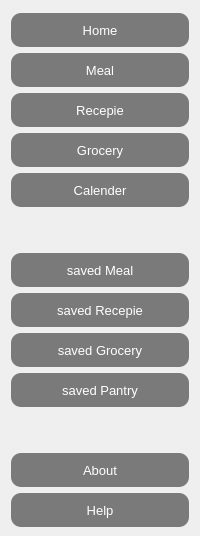
      <widget class="QWidget" name="widget_87" native="true">
       <layout class="QVBoxLayout" name="verticalLayout_18">
        <item>
         <widget class="QPushButton" name="pushButton_27">
          <property name="minimumSize">
           <size>
            <width>110</width>
            <height>34</height>
           </size>
          </property>
          <property name="maximumSize">
           <size>
            <width>16777215</width>
            <height>30</height>
           </size>
          </property>
          <property name="font">
           <font>
            <pointsize>10</pointsize>
           </font>
          </property>
          <property name="styleSheet">
           <string notr="true">background-color: rgb(122, 122, 122);
color: rgb(255, 255, 255);
border-radius: 10px;</string>
          </property>
          <property name="text">
           <string>Home</string>
          </property>
         </widget>
        </item>
        <item>
         <widget class="QPushButton" name="pushButton_36">
          <property name="minimumSize">
           <size>
            <width>110</width>
            <height>34</height>
           </size>
          </property>
          <property name="maximumSize">
           <size>
            <width>16777215</width>
            <height>30</height>
           </size>
          </property>
          <property name="font">
           <font>
            <pointsize>10</pointsize>
           </font>
          </property>
          <property name="styleSheet">
           <string notr="true">background-color: rgb(122, 122, 122);
color: rgb(255, 255, 255);
border-radius: 10px;</string>
          </property>
          <property name="text">
           <string>Meal</string>
          </property>
         </widget>
        </item>
        <item>
         <widget class="QPushButton" name="pushButton_35">
          <property name="minimumSize">
           <size>
            <width>110</width>
            <height>34</height>
           </size>
          </property>
          <property name="maximumSize">
           <size>
            <width>16777215</width>
            <height>30</height>
           </size>
          </property>
          <property name="font">
           <font>
            <pointsize>10</pointsize>
           </font>
          </property>
          <property name="styleSheet">
           <string notr="true">background-color: rgb(122, 122, 122);
color: rgb(255, 255, 255);
border-radius: 10px;</string>
          </property>
          <property name="text">
           <string>Recepie</string>
          </property>
         </widget>
        </item>
        <item>
         <widget class="QPushButton" name="pushButton_34">
          <property name="minimumSize">
           <size>
            <width>110</width>
            <height>34</height>
           </size>
          </property>
          <property name="maximumSize">
           <size>
            <width>16777215</width>
            <height>30</height>
           </size>
          </property>
          <property name="font">
           <font>
            <pointsize>10</pointsize>
           </font>
          </property>
          <property name="styleSheet">
           <string notr="true">background-color: rgb(122, 122, 122);
color: rgb(255, 255, 255);
border-radius: 10px;</string>
          </property>
          <property name="text">
           <string>Grocery</string>
          </property>
         </widget>
        </item>
        <item>
         <widget class="QPushButton" name="pushButton_33">
          <property name="minimumSize">
           <size>
            <width>110</width>
            <height>34</height>
           </size>
          </property>
          <property name="maximumSize">
           <size>
            <width>16777215</width>
            <height>30</height>
           </size>
          </property>
          <property name="font">
           <font>
            <pointsize>10</pointsize>
           </font>
          </property>
          <property name="styleSheet">
           <string notr="true">background-color: rgb(122, 122, 122);
color: rgb(255, 255, 255);
border-radius: 10px;</string>
          </property>
          <property name="text">
           <string>Calender</string>
          </property>
         </widget>
        </item>
        <item>
         <spacer name="verticalSpacer_7">
          <property name="orientation">
           <enum>Qt::Vertical</enum>
          </property>
          <property name="sizeHint" stdset="0">
           <size>
            <width>20</width>
            <height>40</height>
           </size>
          </property>
         </spacer>
        </item>
        <item>
         <widget class="QPushButton" name="pushButton_32">
          <property name="minimumSize">
           <size>
            <width>110</width>
            <height>34</height>
           </size>
          </property>
          <property name="maximumSize">
           <size>
            <width>16777215</width>
            <height>30</height>
           </size>
          </property>
          <property name="font">
           <font>
            <pointsize>10</pointsize>
           </font>
          </property>
          <property name="styleSheet">
           <string notr="true">background-color: rgb(122, 122, 122);
color: rgb(255, 255, 255);
border-radius: 10px;</string>
          </property>
          <property name="text">
           <string>saved Meal</string>
          </property>
         </widget>
        </item>
        <item>
         <widget class="QPushButton" name="pushButton_31">
          <property name="minimumSize">
           <size>
            <width>110</width>
            <height>34</height>
           </size>
          </property>
          <property name="maximumSize">
           <size>
            <width>16777215</width>
            <height>30</height>
           </size>
          </property>
          <property name="font">
           <font>
            <pointsize>10</pointsize>
           </font>
          </property>
          <property name="styleSheet">
           <string notr="true">background-color: rgb(122, 122, 122);
color: rgb(255, 255, 255);
border-radius: 10px;</string>
          </property>
          <property name="text">
           <string>saved Recepie</string>
          </property>
         </widget>
        </item>
        <item>
         <widget class="QPushButton" name="pushButton_30">
          <property name="minimumSize">
           <size>
            <width>110</width>
            <height>34</height>
           </size>
          </property>
          <property name="maximumSize">
           <size>
            <width>16777215</width>
            <height>30</height>
           </size>
          </property>
          <property name="font">
           <font>
            <pointsize>10</pointsize>
           </font>
          </property>
          <property name="styleSheet">
           <string notr="true">background-color: rgb(122, 122, 122);
color: rgb(255, 255, 255);
border-radius: 10px;</string>
          </property>
          <property name="text">
           <string>saved Grocery</string>
          </property>
         </widget>
        </item>
        <item>
         <widget class="QPushButton" name="pushButton_29">
          <property name="minimumSize">
           <size>
            <width>110</width>
            <height>34</height>
           </size>
          </property>
          <property name="maximumSize">
           <size>
            <width>16777215</width>
            <height>30</height>
           </size>
          </property>
          <property name="font">
           <font>
            <pointsize>10</pointsize>
           </font>
          </property>
          <property name="styleSheet">
           <string notr="true">background-color: rgb(122, 122, 122);
color: rgb(255, 255, 255);
border-radius: 10px;</string>
          </property>
          <property name="text">
           <string>saved Pantry</string>
          </property>
         </widget>
        </item>
        <item>
         <spacer name="verticalSpacer_8">
          <property name="orientation">
           <enum>Qt::Vertical</enum>
          </property>
          <property name="sizeHint" stdset="0">
           <size>
            <width>20</width>
            <height>40</height>
           </size>
          </property>
         </spacer>
        </item>
        <item>
         <widget class="QPushButton" name="pushButton_28">
          <property name="minimumSize">
           <size>
            <width>110</width>
            <height>34</height>
           </size>
          </property>
          <property name="maximumSize">
           <size>
            <width>16777215</width>
            <height>30</height>
           </size>
          </property>
          <property name="font">
           <font>
            <pointsize>10</pointsize>
           </font>
          </property>
          <property name="styleSheet">
           <string notr="true">background-color: rgb(122, 122, 122);
color: rgb(255, 255, 255);
border-radius: 10px;</string>
          </property>
          <property name="text">
           <string>About</string>
          </property>
         </widget>
        </item>
        <item>
         <widget class="QPushButton" name="pushButton_26">
          <property name="minimumSize">
           <size>
            <width>110</width>
            <height>34</height>
           </size>
          </property>
          <property name="maximumSize">
           <size>
            <width>16777215</width>
            <height>30</height>
           </size>
          </property>
          <property name="font">
           <font>
            <pointsize>10</pointsize>
           </font>
          </property>
          <property name="styleSheet">
           <string notr="true">background-color: rgb(122, 122, 122);
color: rgb(255, 255, 255);
border-radius: 10px;</string>
          </property>
          <property name="text">
           <string>Help</string>
          </property>
         </widget>
        </item>
       </layout>
      </widget>
